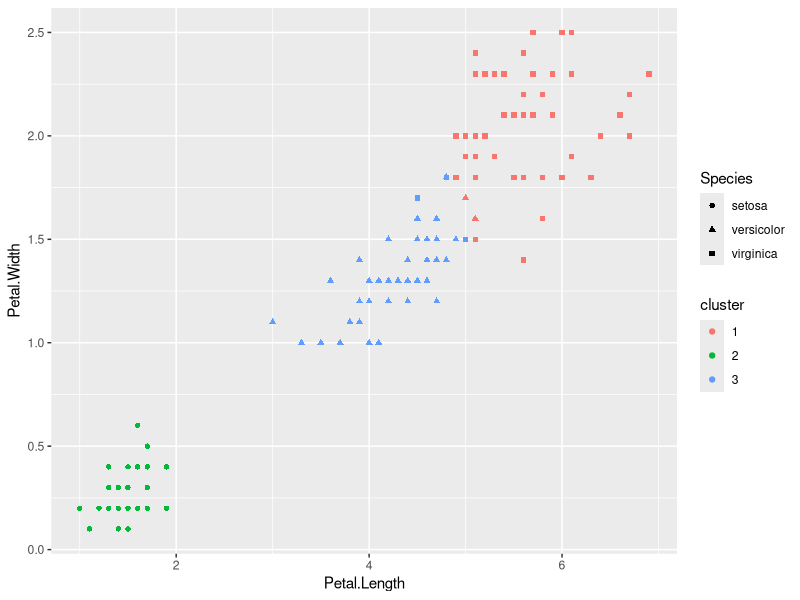
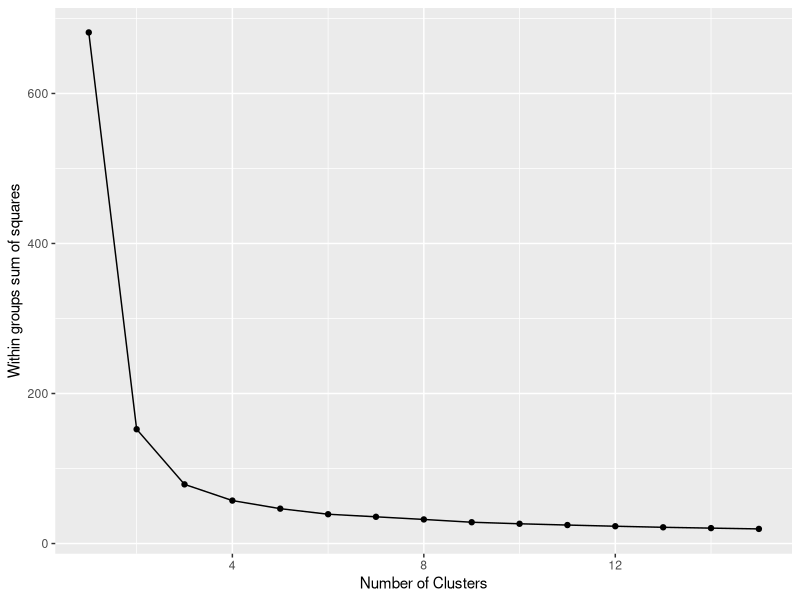

Source code (R) for these figures, in order:
# Two #s will indicate R return values.
#---------------------------------- Question 4.2 -------------------------------------------------

#----------------------Create cluster on IRIS data set

#Load the data set and the relevant libraries
library(dplyr)
library(datasets)
library(ggplot2)
data(iris)

# do k-means clustering with 3 centers and exclude the species column 
iris %>% select(-Species) %>% kmeans(centers=3) -> km

#Running km will return each column and their cluster center. We also get the numbered cluster vector that the species
#belongs to
km                

## K-means clustering with 3 clusters of sizes 62, 50, 38

## Cluster means:
##   Sepal.Length Sepal.Width Petal.Length Petal.Width
## 1     5.901613    2.748387     4.393548    1.433871
## 2     5.006000    3.428000     1.462000    0.246000
## 3     6.850000    3.073684     5.742105    2.071053

## Clustering vector:
##  [1] 2 2 2 2 2 2 2 2 2 2 2 2 2 2 2 2 2 2 2 2 2 2 2 2 2 2 2 2 2 2 2 2 2 2 2 2 2 2 2 2 2 2 2 2 2 2 2 2 2 2 1 1
## [53] 3 1 1 1 1 1 1 1 1 1 1 1 1 1 1 1 1 1 1 1 1 1 1 1 1 3 1 1 1 1 1 1 1 1 1 1 1 1 1 1 1 1 1 1 1 1 1 1 3 1 3 3
## [105] 3 3 1 3 3 3 3 3 3 1 1 3 3 3 3 1 3 1 3 1 3 3 1 1 3 3 3 3 3 1 3 3 3 3 1 3 3 3 1 3 3 3 1 3 3 1

## Within cluster sum of squares by cluster:
##   [1] 39.82097 15.15100 23.87947
## (between_SS / total_SS =  88.4 %)

## Available components:
  
##   [1] "cluster"      "centers"      "totss"        "withinss"     "tot.withinss" "betweenss"    "size"        
##   [8] "iter"         "ifault"   


#We can use the below code and see that the algorithm incorrectly classified 14 of the virginica and 2 of the setosa
table(km$cluster, iris$Species)
##      setosa versicolor virginica
## 1      0         48        14
## 2      0          2        36
## 3     50          0         0


#The data is varied in species the most between Petal Length and Petal Width so lets try that.
kmeans(iris[,3:4],centers=3) -> km_again

#Again we can look at the classification. We can see that we have more accurately predicted the specied now. We only 
# misclassifed 6 data points this time

table(km_again$cluster, iris$Species)
##  setosa versicolor virginica
## 1     50          0         0
## 2      0          2        46
## 3      0         48         4



#Plot the clusters that we generated along with the species. The color denotes the cluster and the shape denotes the 
#actual species. We can see that we are pretty accurate.
iris_cluster <- data.frame(iris, cluster=factor(km_again$cluster))
ggplot(iris_cluster, aes(x=Petal.Length, y=Petal.Width, color=cluster, shape=Species)) + geom_point()

##--Image 1 in PDF 

iris_numbered <- select(iris, -Species) # make a data table with only the numeric measurements from iris
summed <- (nrow(iris_numbered)-1)*sum(apply(iris_numbered,2,var))
for (i in 2:15) summed[i] <- sum(kmeans(iris_numbered,
                                     nstart=10,
                                     centers=i)$withinss)
summed_data <- data.frame( centers=1:15, summed)
ggplot(summed_data, aes(x=centers, y=summed)) + geom_point() + geom_line() +
  xlab("Number of Clusters") + ylab("Within groups sum of squares")

##--Image 2 in PDF 




